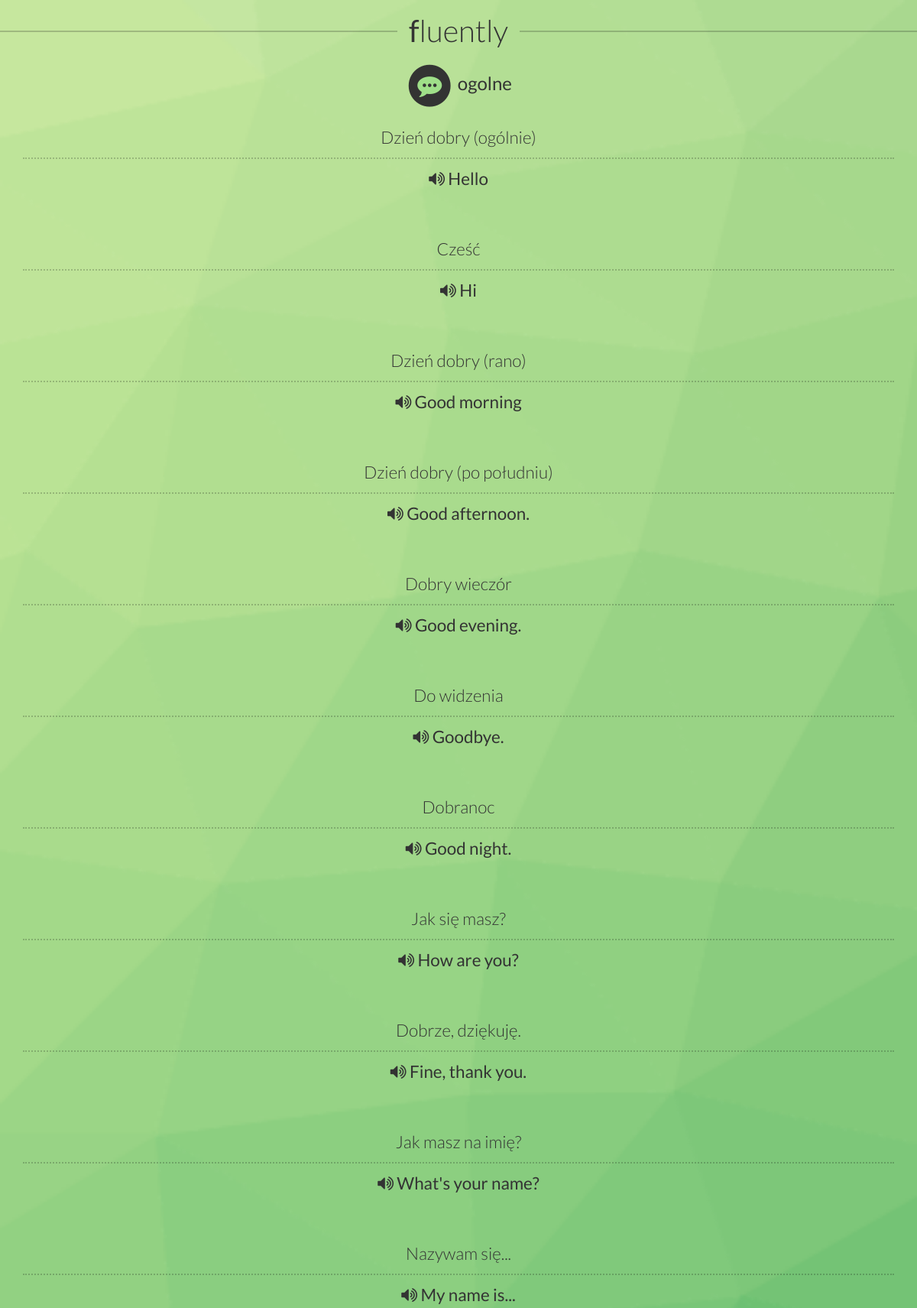
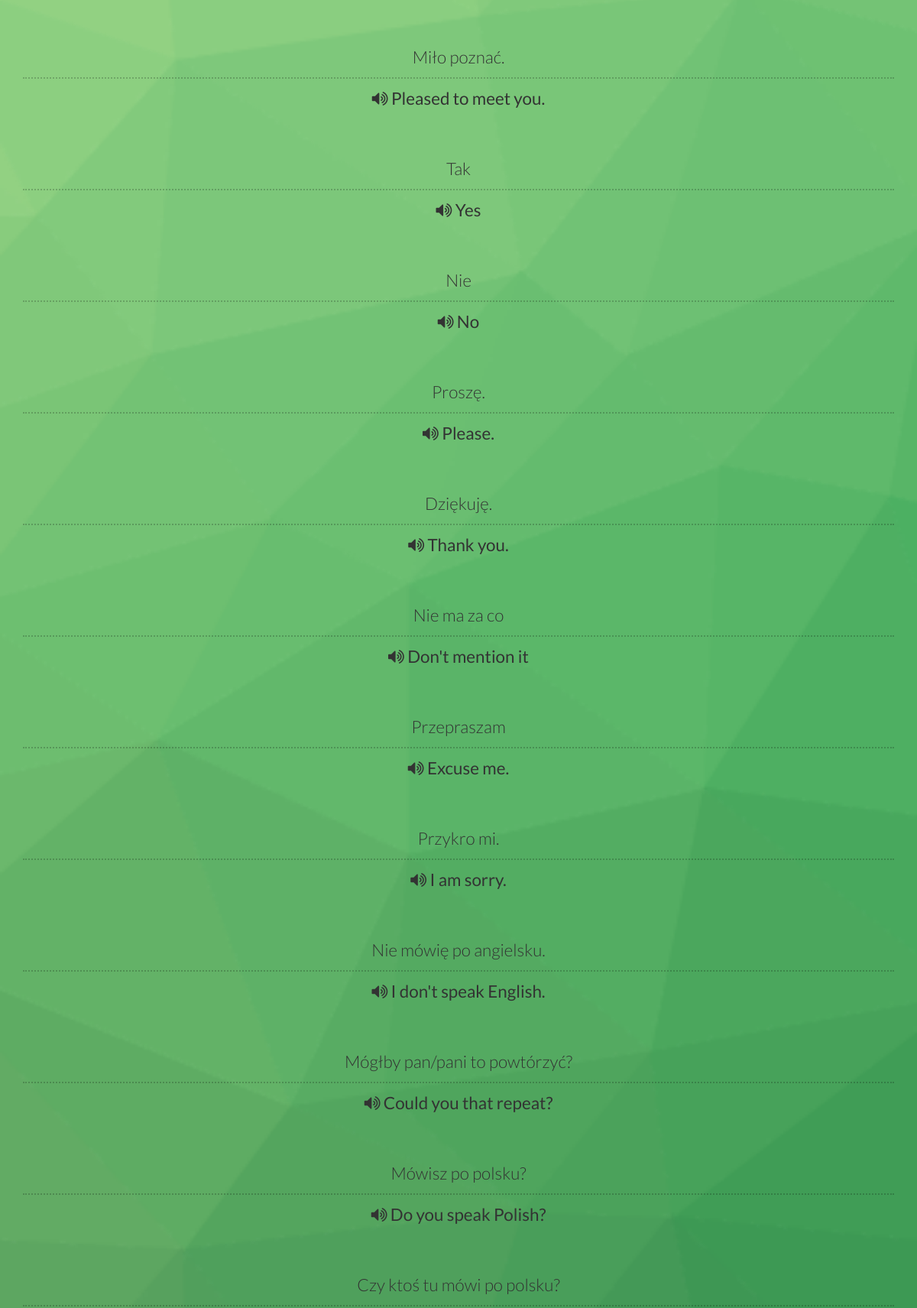
/ogolne (upper part), run on the app's committed database (2 pictures, top to bottom).
### tables this page shows
CREATE TABLE phrases (
  id INTEGER PRIMARY KEY autoincrement,
  priority INTEGER,
  english VARCHAR(255),
  polish VARCHAR(255),
  category VARCHAR(255) NOT NULL
);

### fluently.py (the view)
@app.route('/ogolne')
def ogolne():
    cur = get_db().execute('SELECT * FROM phrases WHERE category LIKE "%ogolne%" ORDER BY priority')
    names = list(map(lambda x: x[0], cur.description))
    print(names)
    phrases = []
    for phrase in cur:
        phrases.append(phrase)
    print(phrases)
    return render_template('phrasebook-template.html', phrases=phrases, category = 'ogolne', image = 'fa-commenting')

### fluently.py (called while the page is built)
def connect_db():
    return sqlite3.connect(app.config['DATABASE'])

@app.before_request
def before_request():
    g.db = connect_db()

@app.teardown_request
def teardown_request(exception):
    db = getattr(g, 'db', None)
    if db is not None:
        db.close()

def get_db():
    db = getattr(g, '_database', None)
    if db is None:
        db = g._database = connect_db()
    return db

### templates/phrasebook-template.html (shortened to what this page needs)
<!doctype html>
<html>
<head>
	<link rel="stylesheet" href="https://maxcdn.bootstrapcdn.com/font-awesome/4.4.0/css/font-awesome.min.css">
	<link rel="stylesheet" href="../static/bootstrap.min.css">
	<link rel="stylesheet" href="../static/main.css">
</head>
<body>
	<header>
		<h1><span><b>f</b>luently</span></h1>
		<h2>
			<span class="fa-stack fa-lg">
				<i class="fa fa-circle fa-stack-2x"></i>
				<i class="fa {{ image }} fa-stack-1x fa-inverse"></i>
			</span>
			{{ category }}
		</h2>
	</header>
	<div class="container">
		<div class="row phrasebook">
			{% for phrase in phrases%}
			<div class="col-xs-12 item">
				<p class="native">{{ phrase[3] }}</p>
				<p class="foreign"><a href="#"><i class="fa fa-volume-up"></i> {{ phrase[2] }}</a></p>
			</div>
			{% endfor %}
		</div>
	</div>
</body>
</html>

### static/main.css (style rules this page uses)
html, body { width: 100%; min-height: 100%; font-size: 16px; font-family: "Lato", sans-serif; padding-top: 20px; overflow-x: hidden; }
body { background: center center/cover url("pattern.png"); padding-top: 20px; }
.fa-stack-1x { color: #9fdf89; }
a, a:link, a:visited { color: #333; text-decoration: none; }
h1 { margin: 0 0 20px; text-align: center; font-size: 2.5rem; font-weight: 300; }
h1 b { font-weight: 400; }
h1 { line-height: 0; text-align: center; }
h1 span { display: inline-block; position: relative; }
h1 span:before, h1 span:after { content: ""; position: absolute; height: 5px; border-top: 2px solid rgba(0, 0, 0, 0.2); top: 0; width: 1200px; }
h1 span:before { right: 100%; margin-right: 15px; }
h1 span:after { left: 100%; margin-left: 15px; }
h2 { text-align: center; font-size: 1.5rem; margin: 40px 0 20px; }
.phrasebook p { font-size: 1.4rem; text-align: center; }
.phrasebook .native { font-weight: 300; border-bottom: 2px dotted rgba(0, 0, 0, 0.2); padding-bottom: 10px; }
.phrasebook .foreign { font-weight: 400; }
.phrasebook .item + .item { margin-top: 50px; }

### data on the page
phrases: polish "Dzień dobry (ogólnie)", english "Hello"
phrases: polish "Cześć", english "Hi"
phrases: polish "Dzień dobry (rano)", english "Good morning"
phrases: polish "Dzień dobry (po południu)", english "Good afternoon."
phrases: polish "Dobry wieczór", english "Good evening."
phrases: polish "Do widzenia", english "Goodbye."
phrases: polish "Dobranoc", english "Good night."
phrases: polish "Jak się masz?", english "How are you?"
phrases: polish "Dobrze, dziękuję.", english "Fine, thank you."
phrases: polish "Jak masz na imię?", english "What's your name?"
phrases: polish "Nazywam się...", english "My name is..."
phrases: polish "Miło poznać.", english "Pleased to meet you."
phrases: polish "Tak", english "Yes"
phrases: polish "Nie", english "No"
phrases: polish "Proszę.", english "Please."
phrases: polish "Dziękuję.", english "Thank you."
phrases: polish "Nie ma za co", english "Don't mention it"
phrases: polish "Przepraszam", english "Excuse me."
phrases: polish "Przykro mi.", english "I am sorry."
phrases: polish "Nie mówię po angielsku.", english "I don't speak English."
phrases: polish "Mógłby pan/pani to powtórzyć?", english "Could you that repeat?"
phrases: polish "Mówisz po polsku?", english "Do you speak Polish?"
phrases: polish "Czy ktoś tu mówi po polsku?"

### other printed values
{{ category }} "ogolne"
